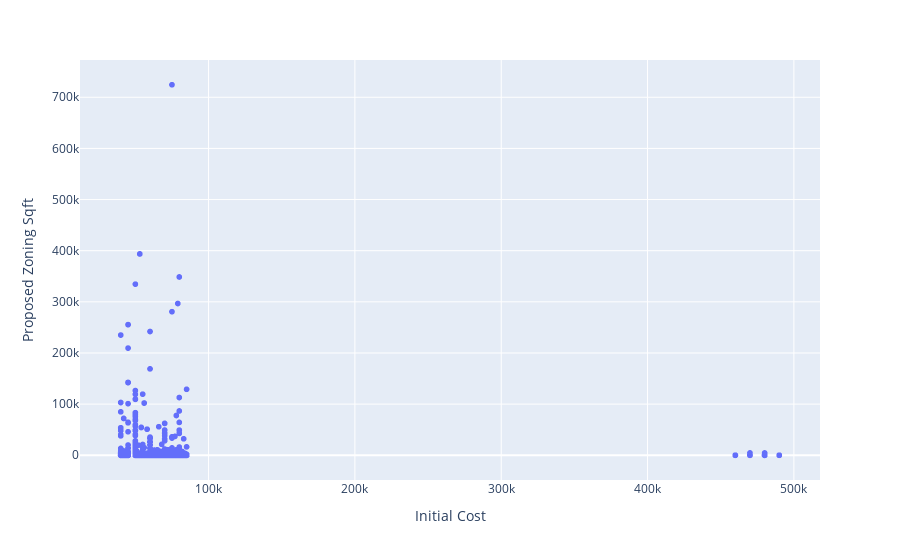

Notebook code for this chart:
### Markdown cell above
#### Plotting to understand the data

### Code cell
import plotly.express as px
fig = px.scatter(ny_df, x='Initial Cost', y = 'Proposed Zoning Sqft')
fig.show()

### Figure 1 — Plotly figure (JSON) as saved in the notebook; plotly's stock layout.template omitted (floating-point values rounded to 4 significant figures; data arrays with more than 128 entries replaced by an {"elided": "..."} marker saying what was removed)
{"data": [{"hovertemplate": "Initial Cost=%{x}<br>Proposed Zoning Sqft=%{y}<extra></extra>", "legendgroup": "", "marker": {"color": "#636efa", "symbol": "circle"}, "mode": "markers", "name": "", "showlegend": false, "type": "scattergl", "x": {"elided": "14970 int values"}, "xaxis": "x", "y": {"elided": "14970 int values"}, "yaxis": "y"}], "layout": {"legend": {"tracegroupgap": 0}, "margin": {"t": 60}, "xaxis": {"anchor": "y", "domain": [0, 1], "title": {"text": "Initial Cost"}}, "yaxis": {"anchor": "x", "domain": [0, 1], "title": {"text": "Proposed Zoning Sqft"}}}}
